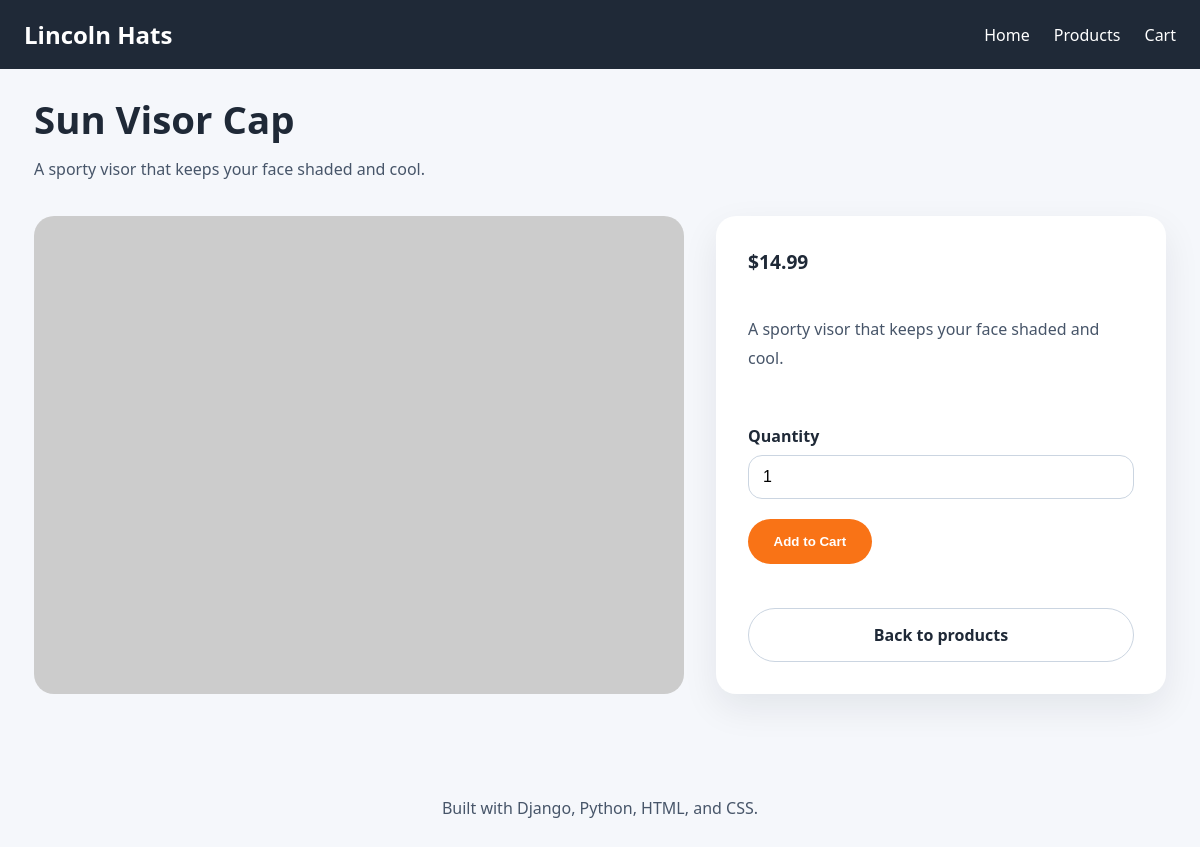
The page /products/sun-visor-cap/ on the database its author committed.
### store/models.py (models this page shows, shortened)
class Product(models.Model):
    name = models.CharField(max_length=200)
    slug = models.SlugField(max_length=220, unique=True)
    description = models.TextField(blank=True)
    price = models.DecimalField(max_digits=8, decimal_places=2, default=0)
    available = models.BooleanField(default=True)
    featured = models.BooleanField(default=False)
    image_url = models.CharField(max_length=300, blank=True)
    created_at = models.DateTimeField(auto_now_add=True)
    class Meta:
        ordering = ['name']
    def formatted_price(self):
        return f"${self.price:.2f}"

### store/views.py (the view)
# urls.py: path('products/<slug:slug>/', views.product_detail, name='product_detail'),
def product_detail(request, slug):
    product = get_object_or_404(Product, slug=slug, available=True)
    context = {
        'product': product,
        'cart_count': _cart_quantity(request),
    }
    return render(request, 'store/product_detail.html', context)

### store/views.py (called while the page is built)
def _get_cart(request):
    return request.session.setdefault('cart', {})

def _cart_quantity(request):
    return sum(int(quantity) for quantity in _get_cart(request).values())

### store/templates/store/product_detail.html (shortened to what this page needs)
{% extends 'store/base.html' %}
{% block content %}
<section class="section-header">
    <h1>{{ product.name }}</h1>
    <p>{{ product.description }}</p>
</section>
<div class="detail-grid">
    <div class="detail-image-large" style="background-image: url('{{ product.image_url }}');"></div>
    <div class="detail-copy">
        <span class="price-large">{{ product.formatted_price }}</span>
        <p>{{ product.description }}</p>
        <form method="POST" action="{% url 'store:add_to_cart' product.id %}">
            <label>
                Quantity
                <input type="number" name="quantity" value="1" min="1">
            </label>
            <button type="submit" class="button">Add to Cart</button>
        </form>
        <a class="button button-ghost" href="{% url 'store:product_list' %}">Back to products</a>
    </div>
</div>
{% endblock %}

### store/static/store/styles.css (style rules this page uses)
* { box-sizing: border-box; }
body { margin: 0; font-family: 'Segoe UI', Tahoma, Geneva, Verdana, sans-serif; color: #1f2937; background: #f5f7fb; }
a { color: #1f2937; text-decoration: none; }
button, input[type="submit"] { appearance: none; border: none; cursor: pointer; }
h1, h2, h3 { margin: 0; }
h1 { font-size: clamp(2.4rem, 2vw, 3.5rem); line-height: 1.05; }
p { color: #475569; line-height: 1.8; }
.button { display: inline-flex; align-items: center; justify-content: center; padding: 0.95rem 1.6rem; border-radius: 999px; background: #f97316; color: white; font-weight: 700; margin-top: 20px; transition: transform 0.2s ease, filter 0.2s ease; }
.button-ghost { background: transparent; color: #1f2937; border: 1px solid #cbd5e1; }
.section-header { margin-bottom: 32px; }
.product-card, .order-complete-card, .cart-table, .checkout-form, .detail-copy { background: white; border-radius: 20px; box-shadow: 0 14px 36px rgba(15, 23, 42, 0.08); }
.product-image, .detail-image-large { min-height: 220px; background-size: cover; background-position: center; }
.product-copy, .detail-copy { padding: 24px; }
.price, .price-large { font-size: 1.2rem; font-weight: 700; color: #1f2937; }
.detail-grid { display: grid; grid-template-columns: 1.3fr 0.9fr; gap: 32px; }
.detail-image-large { border-radius: 20px; }
.detail-copy { padding: 32px; display: grid; gap: 24px; }
.detail-copy label { display: block; margin-top: 12px; font-weight: 600; }
.detail-copy input[type="number"], .checkout-form input[type="text"], .checkout-form input[type="email"] { width: 100%; padding: 12px 14px; margin-top: 8px; border: 1px solid #cbd5e1; border-radius: 14px; font-size: 1rem; }

### rows shown on the page
Product: name "Sun Visor Cap", description "A sporty visor that keeps your face shaded and cool.", formatted_price "$14.99"
